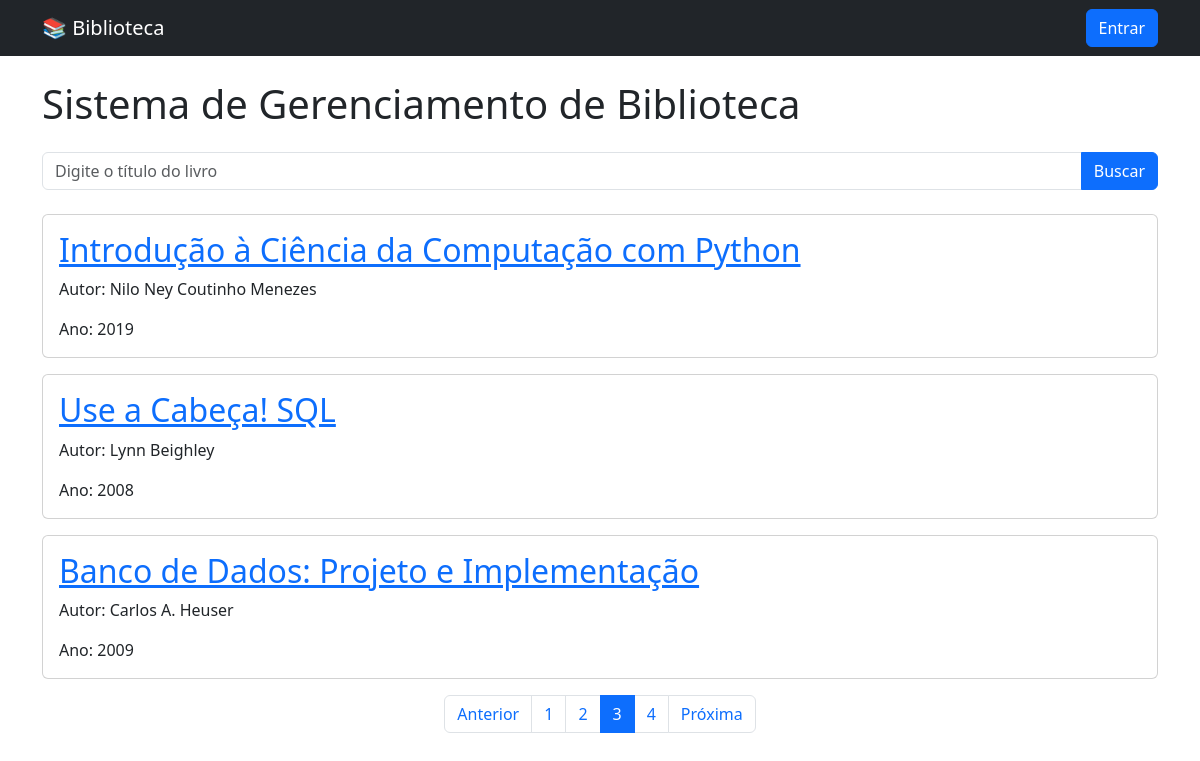
The page /livros/?pagina=3&busca= on the database its author committed.
### livros/models.py (models this page shows, shortened)
class Livro(models.Model):
    titulo = models.CharField(max_length=100)
    autor = models.CharField(max_length=100)
    ano_publicacao = models.IntegerField()

### livros/views.py (the view)
# urls.py: path('', views.lista_livros, name='lista_livros'),
def lista_livros(request):
    busca = request.GET.get('busca')
    livros = Livro.objects.all()
    if busca:
        livros = livros.filter(titulo__icontains=busca)
    paginator = Paginator(livros, 3)
    pagina = request.GET.get('pagina')
    livros = paginator.get_page(pagina)
    contexto = {
        'livros': livros
    }
    return render(request, 'livros/lista_livros.html', contexto)

### livros/templates/livros/lista_livros.html (shortened to what this page needs)
{% extends 'livros/base.html' %}
{% block content %}
<h1 class="mb-4">
    Sistema de Gerenciamento de Biblioteca
</h1>
<form method="GET" class="mb-4">
    <div class="input-group">
        <input
            type="text"
            name="busca"
            class="form-control"
            placeholder="Digite o título do livro"
            value="{{ busca|default:'' }}"
        >
        <button class="btn btn-primary" type="submit">
            Buscar
        </button>
    </div>
</form>
{% for livro in livros %}
    <div class="card mb-3">
        <div class="card-body">
            <a href="{% url 'detalhe_livro' livro.id %}">
                <h2 class="card-title">
                    {{ livro.titulo }}
                </h2>
            </a>
            <p class="card-text">
                Autor: {{ livro.autor }}
            </p>
            <p class="card-text">
                Ano: {{ livro.ano_publicacao }}
            </p>
        </div>
    </div>
{% empty %}
    <div class="alert alert-warning">
        Nenhum livro encontrado.
    </div>
{% endfor %}
<nav aria-label="Paginação">
    <ul class="pagination justify-content-center">
        {% if livros.has_previous %}
            <li class="page-item">
                <a class="page-link"
                   href="?pagina={{ livros.previous_page_number }}&busca={{ busca }}">
                    Anterior
                </a>
            </li>
        {% else %}
            <li class="page-item disabled">
                <span class="page-link">
                    Anterior
                </span>
            </li>
        {% endif %}
        {% for num in livros.paginator.page_range %}
            {% if livros.number == num %}
                <li class="page-item active">
                    <span class="page-link">
                        {{ num }}
                    </span>
                </li>
            {% else %}
                <li class="page-item">
                    <a class="page-link" href="?pagina={{ num }}&busca={{ busca }}">
                        {{ num }}
                    </a>
                </li>
            {% endif %}
        {% endfor %}
        {% if livros.has_next %}
            <li class="page-item">
                <a class="page-link"
                  href="?pagina={{ livros.next_page_number }}&busca={{ busca }}">
                    Próxima
                </a>
            </li>
        {% else %}
            <li class="page-item disabled">
                <span class="page-link">
                    Próxima
                </span>
            </li>
        {% endif %}
    </ul>
</nav>
{% endblock %}

### rows shown on the page
Livro: titulo "Introdução à Ciência da Computação com Python", autor "Nilo Ney Coutinho Menezes", ano_publicacao "2019"
Livro: titulo "Use a Cabeça! SQL", autor "Lynn Beighley", ano_publicacao "2008"
Livro: titulo "Banco de Dados: Projeto e Implementação", autor "Carlos A. Heuser", ano_publicacao "2009"

### other values the page prints
{{ num }} "1" "2" "4"
{{ num }} "3"
